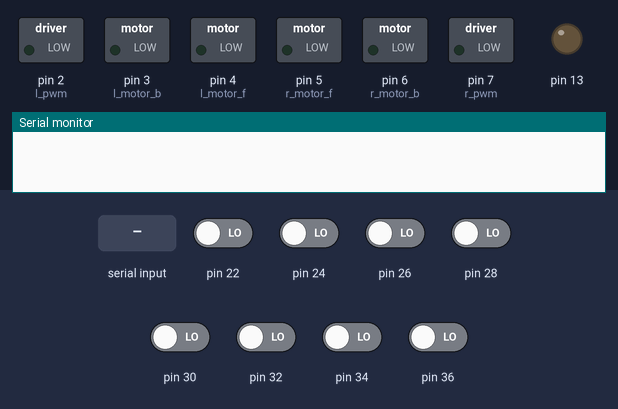
The sketch below on a simulated Arduino Mega 2560, built with avr-gcc and run on an emulated ATmega2560. On the bench: switched loads named in the sketch (green lamp = pin HIGH), output pins drawn as LEDs (lit = HIGH), the last lines printed to the serial monitor. The test bench sets the inputs (shaded band); at power-on: pin 22, pin 24, pin 26, pin 28, pin 30, pin 32, pin 34, pin 36 LOW.

Above: at 0.9 s.
1.0 s: "1,90,45\n" received over the second serial link
At 1.4 s:
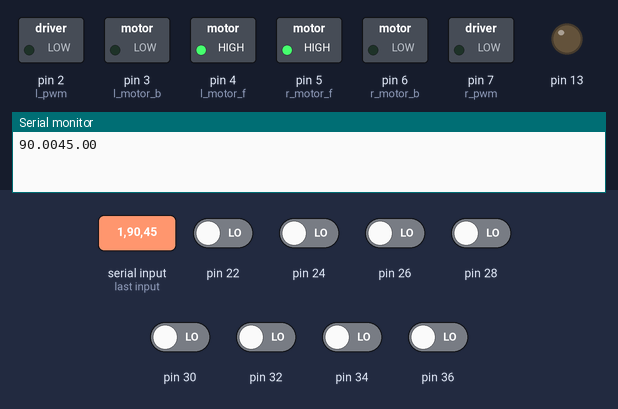
At 2.7 s:
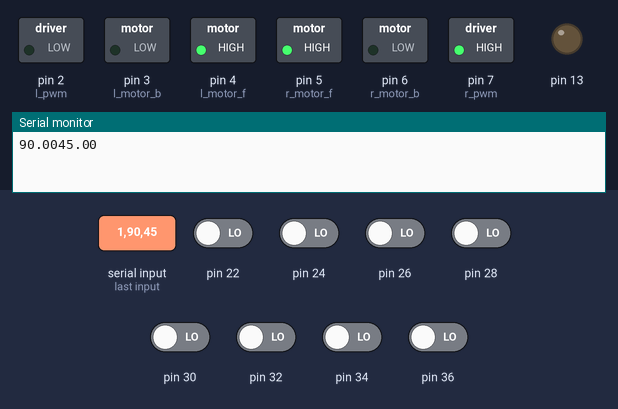
3.0 s: "90,45\n" received over the second serial link
At 4.1 s:
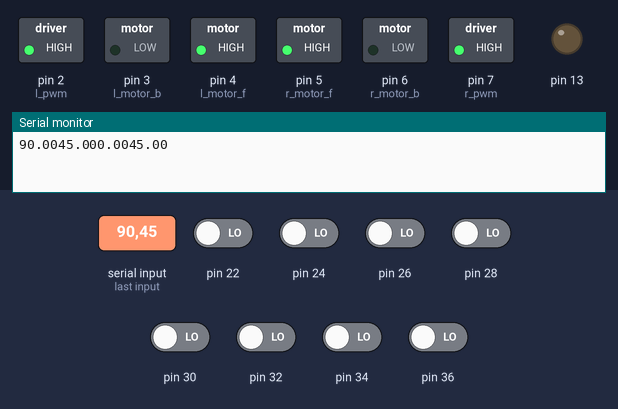
5.0 s: pin 26 driven HIGH
6.5 s: pin 28 driven HIGH
8.0 s: pin 30 driven HIGH
9.5 s: pin 24 driven HIGH
Timing chart, 0 to 12.0 s (numbered marks = the images above; inputs shaded):
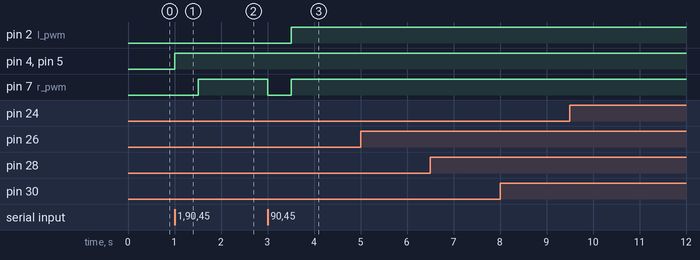

Measured:
- after the input at 1.0 s, pin 4 (l_motor_f), pin 5 (r_motor_f): LOW → HIGH at once; pin 7 (r_pwm): LOW → HIGH after 0.51 s
- after the input at 3.0 s, pin 2 (l_pwm): LOW → HIGH after 0.51 s; pin 7 (r_pwm): HIGH → LOW at once, → HIGH 0.51 s later

The sketch:

ir_pid.ino
```cpp
#include <QTRSensors.h>

//for readline
/*qtrc*/
#define num_sensors 8
#define TIMEOUT 2500
#define EMITTER_PIN 38
int min_rc[8] = {322, 191, 205, 249, 177, 118, 133, 235};
int max_rc[8] = {1425, 830, 874, 1261, 890, 622, 740, 1383};
QTRSensorsRC qtrrc((unsigned char[]) {
  36, 34, 32, 30, 28, 26, 24, 22
}, // 0 no sensor= right
num_sensors, TIMEOUT, EMITTER_PIN);
unsigned int sensor_values[num_sensors];

int pre_value = 3500;
#define readline_high  1500
boolean black_line;
unsigned int position;


/*Motor*/
#define l_motor_f 4
#define l_motor_b 3
#define r_motor_f 5
#define r_motor_b 6
#define l_pwm 2
#define r_pwm 7

//PD control
float kp = 0 ;
float kd = 0 ;
#define max_speed 255
#define base_position 3500
int last_error = 0;

void setup() {
  pinMode(l_motor_f, OUTPUT);
  pinMode(l_motor_b, OUTPUT);
  pinMode(r_motor_b, OUTPUT);
  pinMode(r_motor_f, OUTPUT);
  pinMode(l_pwm, OUTPUT);
  pinMode(r_pwm, OUTPUT);
  pinMode(13, OUTPUT);
  Serial.begin(9600);
  Serial1.begin(9600);
  while (!Serial1.available());
  char a = Serial1.read();
  if (analogRead(A0) > 500 && analogRead(A1) > 500)
    black_line = false;
  else
    black_line = true;

}

void loop() {
  bluetooth();
  position = readline();
//    for (unsigned char i = 0; i < NUM_SENSORS; i++)
//    {
//      Serial.print(sensorValues[i]);
//      Serial.print('\t'); // tab to format the raw data into columns in the Serial monitor
//    }
//    Serial.println(position);
//    delay(250);
  follow_line(position);
}

void follow_line(unsigned int pos)
{
  digitalWrite(l_motor_b, LOW);
  digitalWrite(r_motor_b, LOW);
  digitalWrite(l_motor_f, HIGH);
  digitalWrite(r_motor_f, HIGH);
  int error = pos - base_position;
  int speed_var = kp * error + kd * (error - last_error);
  last_error = error;

  if (speed_var > 0) //left turn
  {
    analogWrite(l_pwm, max(0, max_speed - speed_var));
    analogWrite(r_pwm, max_speed);
  }
  else //right turn
  {
    analogWrite(r_pwm, max(0, max_speed + speed_var));
    analogWrite(l_pwm, max_speed);
  }
}

unsigned int readline()
{
  unsigned int pos = 0;
  int sum = 0;
  boolean a = false; //for sensing line
  qtrrc.read(sensor_values);
  for ( int i = 0; i < num_sensors; i++)
  {
    sensor_values[i] = constrain(sensor_values[i], min_rc[i], max_rc[i]);
    if (black_line)
    {
      sensor_values[i] = map(sensor_values[i], min_rc[i], max_rc[i], 0, 2500);
    }
    else
    {
      sensor_values[i] = map(sensor_values[i], min_rc[i], max_rc[i], 2500, 0);
    }
    if (sensor_values[i] > readline_high)
      a = true; //found line
    pos += (i * 1000 * sensor_values[i]);
    sum += sensor_values[i];
  }
  if (a)
  {
    pos = pos / sum;
    pre_value = pos;
  }

  else
  {
    if (pre_value > 6000)
      pos = (num_sensors - 1) * 1000;
    else if (pre_value < 1000)
      pos = 0;
    else
      pos = pre_value;
  }
  return pos;
}

void bluetooth()
{
  if (Serial1.available() > 0)
  {
    analogWrite(l_pwm, 0);
    analogWrite(r_pwm, 0);
    char a = Serial1.read();
    Serial1.println("delays");
    while (!Serial1.available());
    kp = Serial1.parseFloat();
    Serial.print(kp);
    while (!Serial1.available());
    kd = Serial1.parseFloat();
    Serial.print(kd);
    while (!Serial1.available());
    Serial1.read();
    delay(500);
  }
}
```
